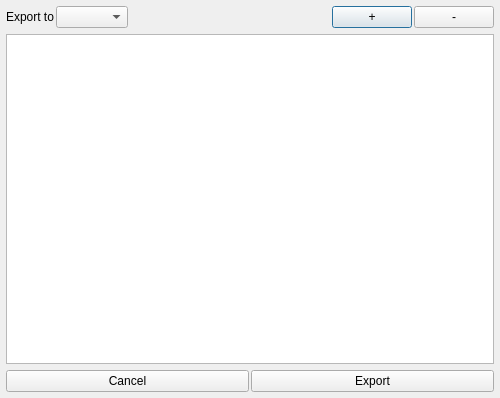
<?xml version="1.0" encoding="UTF-8"?>
<ui version="4.0">
 <class>PrintDialog</class>
 <widget class="QDialog" name="PrintDialog">
  <property name="geometry">
   <rect>
    <x>0</x>
    <y>0</y>
    <width>500</width>
    <height>398</height>
   </rect>
  </property>
  <property name="windowTitle">
   <string>Dialog</string>
  </property>
  <layout class="QVBoxLayout" name="verticalLayout_2">
   <property name="spacing">
    <number>2</number>
   </property>
   <property name="leftMargin">
    <number>2</number>
   </property>
   <property name="topMargin">
    <number>2</number>
   </property>
   <property name="rightMargin">
    <number>2</number>
   </property>
   <property name="bottomMargin">
    <number>2</number>
   </property>
   <item>
    <layout class="QVBoxLayout" name="verticalLayout">
     <property name="spacing">
      <number>2</number>
     </property>
     <property name="leftMargin">
      <number>2</number>
     </property>
     <property name="topMargin">
      <number>2</number>
     </property>
     <property name="rightMargin">
      <number>2</number>
     </property>
     <property name="bottomMargin">
      <number>2</number>
     </property>
     <item>
      <layout class="QHBoxLayout" name="horizontalLayout_3">
       <property name="spacing">
        <number>2</number>
       </property>
       <property name="leftMargin">
        <number>2</number>
       </property>
       <property name="topMargin">
        <number>2</number>
       </property>
       <property name="rightMargin">
        <number>2</number>
       </property>
       <property name="bottomMargin">
        <number>2</number>
       </property>
       <item>
        <widget class="QLabel" name="label_Export">
         <property name="text">
          <string>Export to</string>
         </property>
        </widget>
       </item>
       <item>
        <widget class="QComboBox" name="comboBox_ExportChanger"/>
       </item>
       <item>
        <spacer name="horizontalSpacer">
         <property name="orientation">
          <enum>Qt::Horizontal</enum>
         </property>
         <property name="sizeHint" stdset="0">
          <size>
           <width>40</width>
           <height>20</height>
          </size>
         </property>
        </spacer>
       </item>
       <item>
        <widget class="QPushButton" name="pushButton_AddRow">
         <property name="text">
          <string>+</string>
         </property>
        </widget>
       </item>
       <item>
        <widget class="QPushButton" name="pushButton_RemoveRow">
         <property name="text">
          <string>-</string>
         </property>
        </widget>
       </item>
      </layout>
     </item>
     <item>
      <layout class="QHBoxLayout" name="horizontalLayout_2">
       <property name="spacing">
        <number>2</number>
       </property>
       <property name="leftMargin">
        <number>2</number>
       </property>
       <property name="topMargin">
        <number>2</number>
       </property>
       <property name="rightMargin">
        <number>2</number>
       </property>
       <property name="bottomMargin">
        <number>2</number>
       </property>
       <item>
        <widget class="QTableView" name="tableView"/>
       </item>
      </layout>
     </item>
     <item>
      <layout class="QHBoxLayout" name="horizontalLayout">
       <property name="spacing">
        <number>2</number>
       </property>
       <property name="leftMargin">
        <number>2</number>
       </property>
       <property name="topMargin">
        <number>2</number>
       </property>
       <property name="rightMargin">
        <number>2</number>
       </property>
       <property name="bottomMargin">
        <number>2</number>
       </property>
       <item>
        <widget class="QPushButton" name="pushButton_Cancel">
         <property name="text">
          <string>Cancel</string>
         </property>
        </widget>
       </item>
       <item>
        <widget class="QPushButton" name="pushButton_Export">
         <property name="text">
          <string>Export</string>
         </property>
        </widget>
       </item>
      </layout>
     </item>
    </layout>
   </item>
  </layout>
 </widget>
 <resources/>
 <connections/>
</ui>
